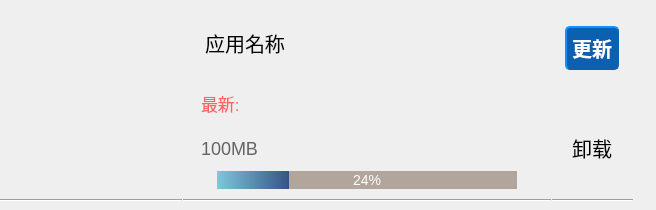
<?xml version="1.0" encoding="UTF-8"?>
<ui version="4.0">
 <class>appsitem</class>
 <widget class="QWidget" name="appsitem">
  <property name="geometry">
   <rect>
    <x>0</x>
    <y>0</y>
    <width>656</width>
    <height>210</height>
   </rect>
  </property>
  <property name="sizePolicy">
   <sizepolicy hsizetype="Expanding" vsizetype="Preferred">
    <horstretch>0</horstretch>
    <verstretch>0</verstretch>
   </sizepolicy>
  </property>
  <property name="minimumSize">
   <size>
    <width>0</width>
    <height>0</height>
   </size>
  </property>
  <property name="maximumSize">
   <size>
    <width>16777215</width>
    <height>210</height>
   </size>
  </property>
  <property name="windowTitle">
   <string>Form</string>
  </property>
  <property name="styleSheet">
   <string notr="true"/>
  </property>
  <widget class="QWidget" name="gridWidget" native="true">
   <property name="geometry">
    <rect>
     <x>-20</x>
     <y>-10</y>
     <width>671</width>
     <height>221</height>
    </rect>
   </property>
   <property name="sizePolicy">
    <sizepolicy hsizetype="Preferred" vsizetype="Preferred">
     <horstretch>0</horstretch>
     <verstretch>0</verstretch>
    </sizepolicy>
   </property>
   <property name="maximumSize">
    <size>
     <width>16777215</width>
     <height>230</height>
    </size>
   </property>
   <layout class="QGridLayout" name="gridLayout">
    <property name="topMargin">
     <number>0</number>
    </property>
    <property name="bottomMargin">
     <number>0</number>
    </property>
    <property name="spacing">
     <number>1</number>
    </property>
    <item row="0" column="0">
     <widget class="QWidget" name="verticalWidget_2" native="true">
      <property name="sizePolicy">
       <sizepolicy hsizetype="Expanding" vsizetype="Preferred">
        <horstretch>0</horstretch>
        <verstretch>0</verstretch>
       </sizepolicy>
      </property>
      <property name="minimumSize">
       <size>
        <width>0</width>
        <height>200</height>
       </size>
      </property>
      <property name="styleSheet">
       <string notr="true"/>
      </property>
      <layout class="QVBoxLayout" name="verticalLayout_2">
       <item>
        <widget class="QWidget" name="gridWidget" native="true">
         <property name="sizePolicy">
          <sizepolicy hsizetype="Expanding" vsizetype="Expanding">
           <horstretch>0</horstretch>
           <verstretch>0</verstretch>
          </sizepolicy>
         </property>
         <property name="minimumSize">
          <size>
           <width>0</width>
           <height>130</height>
          </size>
         </property>
         <property name="styleSheet">
          <string notr="true"/>
         </property>
         <layout class="QGridLayout" name="gridLayout_2" columnstretch="1,2,0,0,0">
          <property name="topMargin">
           <number>0</number>
          </property>
          <property name="bottomMargin">
           <number>0</number>
          </property>
          <property name="spacing">
           <number>1</number>
          </property>
          <item row="1" column="3">
           <layout class="QVBoxLayout" name="verticalLayout_6">
            <item>
             <layout class="QVBoxLayout" name="verticalLayout_3">
              <item alignment="Qt::AlignHCenter|Qt::AlignVCenter">
               <widget class="QPushButton" name="pushButton_3">
                <property name="styleSheet">
                 <string notr="true">QPushButton
{
	background-color: #0B60B0; /*背景色*/ 
	border-style: outset;
	border-width: 2px;
	border-radius:5px; /*边界圆滑*/
	border-color: #0B60B0;
	font: bold 20px;
	min-width:4em;
	min-height:2em;
	color:white; /*字体颜色*/
	padding: 5px;
}

QPushButton:pressed
{
	background-color: #3652AD; /*伪状态经过时背景色*/ 
	border-style: inset;
}
QPushButton:!enabled{
	background-color: rgba(100, 100, 100,0);
	border-style: inset;
}
</string>
                </property>
                <property name="text">
                 <string>更新</string>
                </property>
               </widget>
              </item>
              <item alignment="Qt::AlignHCenter|Qt::AlignVCenter">
               <widget class="QPushButton" name="pushButton">
                <property name="styleSheet">
                 <string notr="true">QPushButton{
font:  20px;
}</string>
                </property>
                <property name="text">
                 <string>卸载</string>
                </property>
                <property name="flat">
                 <bool>true</bool>
                </property>
               </widget>
              </item>
             </layout>
            </item>
           </layout>
          </item>
          <item row="3" column="3" colspan="2">
           <widget class="Line" name="line_3">
            <property name="orientation">
             <enum>Qt::Horizontal</enum>
            </property>
           </widget>
          </item>
          <item row="1" column="1" colspan="2">
           <widget class="QWidget" name="verticalWidget" native="true">
            <property name="sizePolicy">
             <sizepolicy hsizetype="Expanding" vsizetype="Expanding">
              <horstretch>0</horstretch>
              <verstretch>0</verstretch>
             </sizepolicy>
            </property>
            <layout class="QVBoxLayout" name="verticalLayout">
             <item>
              <widget class="QWidget" name="horizontalWidget" native="true">
               <property name="sizePolicy">
                <sizepolicy hsizetype="Expanding" vsizetype="Expanding">
                 <horstretch>0</horstretch>
                 <verstretch>0</verstretch>
                </sizepolicy>
               </property>
               <property name="minimumSize">
                <size>
                 <width>0</width>
                 <height>50</height>
                </size>
               </property>
               <property name="maximumSize">
                <size>
                 <width>16777215</width>
                 <height>130</height>
                </size>
               </property>
               <layout class="QHBoxLayout" name="horizontalLayout">
                <item>
                 <layout class="QVBoxLayout" name="verticalLayout_5">
                  <item>
                   <layout class="QHBoxLayout" name="horizontalLayout_2">
                    <property name="topMargin">
                     <number>10</number>
                    </property>
                    <item alignment="Qt::AlignLeft">
                     <widget class="QPushButton" name="pushButton_4">
                      <property name="styleSheet">
                       <string notr="true">QPushButton{
	font-size:20px;
}</string>
                      </property>
                      <property name="text">
                       <string>应用名称</string>
                      </property>
                      <property name="flat">
                       <bool>true</bool>
                      </property>
                     </widget>
                    </item>
                   </layout>
                  </item>
                  <item>
                   <widget class="QLabel" name="label">
                    <property name="sizePolicy">
                     <sizepolicy hsizetype="Expanding" vsizetype="Preferred">
                      <horstretch>0</horstretch>
                      <verstretch>0</verstretch>
                     </sizepolicy>
                    </property>
                    <property name="maximumSize">
                     <size>
                      <width>16777215</width>
                      <height>40</height>
                     </size>
                    </property>
                    <property name="styleSheet">
                     <string notr="true">QLabel{
	font-size:17px;
	color:rgba(100,100,100,1);
}</string>
                    </property>
                    <property name="text">
                     <string/>
                    </property>
                   </widget>
                  </item>
                  <item>
                   <widget class="QLabel" name="label_5">
                    <property name="maximumSize">
                     <size>
                      <width>16777215</width>
                      <height>40</height>
                     </size>
                    </property>
                    <property name="styleSheet">
                     <string notr="true">QLabel{
	font-size:17px;
	color:rgba(255,100,100,1);
}</string>
                    </property>
                    <property name="text">
                     <string>最新:</string>
                    </property>
                   </widget>
                  </item>
                 </layout>
                </item>
               </layout>
              </widget>
             </item>
             <item>
              <widget class="QWidget" name="horizontalWidget_2" native="true">
               <property name="sizePolicy">
                <sizepolicy hsizetype="Expanding" vsizetype="Expanding">
                 <horstretch>0</horstretch>
                 <verstretch>0</verstretch>
                </sizepolicy>
               </property>
               <property name="minimumSize">
                <size>
                 <width>0</width>
                 <height>30</height>
                </size>
               </property>
               <property name="maximumSize">
                <size>
                 <width>16777215</width>
                 <height>40</height>
                </size>
               </property>
               <layout class="QHBoxLayout" name="horizontalLayout_7">
                <item alignment="Qt::AlignLeft">
                 <widget class="QLabel" name="label_3">
                  <property name="styleSheet">
                   <string notr="true">QLabel{
	font-size:18px;
	color:rgb(100,100,100)
}</string>
                  </property>
                  <property name="text">
                   <string>100MB</string>
                  </property>
                 </widget>
                </item>
               </layout>
              </widget>
             </item>
             <item alignment="Qt::AlignHCenter">
              <widget class="QProgressBar" name="progressBar">
               <property name="sizePolicy">
                <sizepolicy hsizetype="Preferred" vsizetype="Preferred">
                 <horstretch>0</horstretch>
                 <verstretch>0</verstretch>
                </sizepolicy>
               </property>
               <property name="minimumSize">
                <size>
                 <width>300</width>
                 <height>0</height>
                </size>
               </property>
               <property name="maximumSize">
                <size>
                 <width>16777215</width>
                 <height>30</height>
                </size>
               </property>
               <property name="styleSheet">
                <string notr="true">QProgressBar{
height:22px; 
text-align:center;
font-size:14px;
 color:white; 
border-radius:11px; 
background:#B2A59B;
}
QProgressBar::chunk{
border-radius:11px;
background:qlineargradient(spread:pad,x1:0,y1:0,x2:1,y2:0,stop:0 #7FC7D9,stop:1 #365486);
}
</string>
               </property>
               <property name="value">
                <number>24</number>
               </property>
              </widget>
             </item>
            </layout>
           </widget>
          </item>
          <item row="3" column="1" colspan="2">
           <widget class="Line" name="line_2">
            <property name="orientation">
             <enum>Qt::Horizontal</enum>
            </property>
           </widget>
          </item>
          <item row="3" column="0">
           <widget class="Line" name="line">
            <property name="orientation">
             <enum>Qt::Horizontal</enum>
            </property>
           </widget>
          </item>
          <item row="1" column="0">
           <widget class="QPushButton" name="pushButton_2">
            <property name="sizePolicy">
             <sizepolicy hsizetype="Minimum" vsizetype="Maximum">
              <horstretch>0</horstretch>
              <verstretch>0</verstretch>
             </sizepolicy>
            </property>
            <property name="styleSheet">
             <string notr="true">QPushButton{
	width:100px;
	height:120px;
margin-top:10px;

}</string>
            </property>
            <property name="text">
             <string/>
            </property>
            <property name="flat">
             <bool>true</bool>
            </property>
           </widget>
          </item>
         </layout>
        </widget>
       </item>
      </layout>
     </widget>
    </item>
   </layout>
  </widget>
 </widget>
 <resources/>
 <connections/>
</ui>
